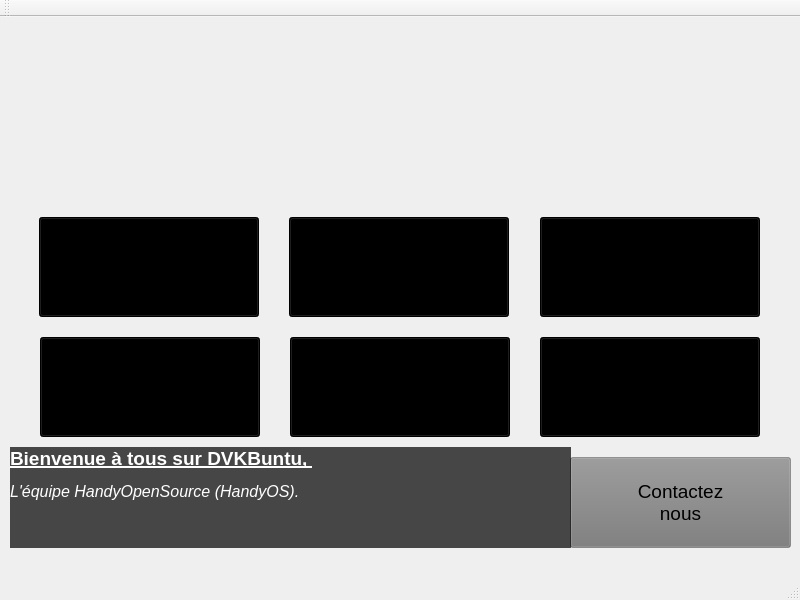
<?xml version="1.0" encoding="UTF-8"?>
<ui version="4.0">
 <class>MainWindow</class>
 <widget class="QMainWindow" name="MainWindow">
  <property name="windowModality">
   <enum>Qt::NonModal</enum>
  </property>
  <property name="enabled">
   <bool>true</bool>
  </property>
  <property name="geometry">
   <rect>
    <x>0</x>
    <y>0</y>
    <width>800</width>
    <height>600</height>
   </rect>
  </property>
  <property name="minimumSize">
   <size>
    <width>800</width>
    <height>600</height>
   </size>
  </property>
  <property name="maximumSize">
   <size>
    <width>800</width>
    <height>600</height>
   </size>
  </property>
  <property name="font">
   <font>
    <pointsize>14</pointsize>
   </font>
  </property>
  <property name="contextMenuPolicy">
   <enum>Qt::NoContextMenu</enum>
  </property>
  <property name="windowTitle">
   <string>DVKBuntu Acceuil</string>
  </property>
  <property name="windowIcon">
   <iconset resource="resources.qrc">
    <normaloff>:/images/Logo.png</normaloff>:/images/Logo.png</iconset>
  </property>
  <property name="toolTip">
   <string/>
  </property>
  <property name="layoutDirection">
   <enum>Qt::LeftToRight</enum>
  </property>
  <property name="autoFillBackground">
   <bool>false</bool>
  </property>
  <property name="styleSheet">
   <string notr="true">QMainWindow {
background-image: url(:/images/DVKBuntu-etoiles-filantes.jpg);
}</string>
  </property>
  <widget class="QWidget" name="centralWidget">
   <property name="enabled">
    <bool>true</bool>
   </property>
   <property name="contextMenuPolicy">
    <enum>Qt::NoContextMenu</enum>
   </property>
   <property name="styleSheet">
    <string notr="true">QWidget{
background-image: rgba(255, 255, 255, 0);
}</string>
   </property>
   <widget class="QPushButton" name="OuvrirChromium">
    <property name="geometry">
     <rect>
      <x>39</x>
      <y>200</y>
      <width>220</width>
      <height>100</height>
     </rect>
    </property>
    <property name="font">
     <font>
      <pointsize>14</pointsize>
     </font>
    </property>
    <property name="toolTip">
     <string>&lt;html&gt;&lt;head/&gt;&lt;body&gt;&lt;p&gt;Lancement &lt;/p&gt;&lt;p&gt;du navigateur &lt;/p&gt;&lt;p&gt;par défaut&lt;/p&gt;&lt;/body&gt;&lt;/html&gt;</string>
    </property>
    <property name="styleSheet">
     <string notr="true">QPushButton{
background:rgb(0, 0, 0)
}</string>
    </property>
    <property name="text">
     <string>Ouvrir 
Chromium</string>
    </property>
    <property name="icon">
     <iconset theme="chromium-browser"/>
    </property>
    <property name="iconSize">
     <size>
      <width>48</width>
      <height>48</height>
     </size>
    </property>
    <property name="checkable">
     <bool>false</bool>
    </property>
    <property name="autoDefault">
     <bool>true</bool>
    </property>
   </widget>
   <widget class="QPushButton" name="OuvrirKmag">
    <property name="geometry">
     <rect>
      <x>289</x>
      <y>200</y>
      <width>220</width>
      <height>100</height>
     </rect>
    </property>
    <property name="font">
     <font>
      <pointsize>14</pointsize>
     </font>
    </property>
    <property name="toolTip">
     <string>&lt;!DOCTYPE HTML PUBLIC &quot;-//W3C//DTD HTML 4.0//EN&quot; &quot;http://www.w3.org/TR/REC-html40/strict.dtd&quot;&gt;
&lt;html&gt;&lt;head&gt;&lt;meta name=&quot;qrichtext&quot; content=&quot;1&quot; /&gt;&lt;style type=&quot;text/css&quot;&gt;
p, li { white-space: pre-wrap; }
&lt;/style&gt;&lt;/head&gt;&lt;body style=&quot; font-family:'Noto Sans'; font-size:14pt; font-weight:400; font-style:normal;&quot;&gt;
&lt;p style=&quot; margin-top:0px; margin-bottom:0px; margin-left:0px; margin-right:0px; -qt-block-indent:0; text-indent:0px;&quot;&gt;&lt;span style=&quot; font-size:10pt;&quot;&gt;Ouverture &lt;/span&gt;&lt;/p&gt;
&lt;p style=&quot; margin-top:0px; margin-bottom:0px; margin-left:0px; margin-right:0px; -qt-block-indent:0; text-indent:0px;&quot;&gt;&lt;span style=&quot; font-size:10pt;&quot;&gt;de la loupe&lt;/span&gt;&lt;/p&gt;
&lt;p style=&quot; margin-top:0px; margin-bottom:0px; margin-left:0px; margin-right:0px; -qt-block-indent:0; text-indent:0px;&quot;&gt;&lt;span style=&quot; font-size:10pt;&quot;&gt;d'écran&lt;/span&gt;&lt;/p&gt;&lt;/body&gt;&lt;/html&gt;</string>
    </property>
    <property name="styleSheet">
     <string notr="true">QPushButton{
background:rgb(0, 0, 0)
}</string>
    </property>
    <property name="text">
     <string>Ouvrir 
Kmag</string>
    </property>
    <property name="icon">
     <iconset theme="kmag">
      <normaloff>.</normaloff>.</iconset>
    </property>
    <property name="iconSize">
     <size>
      <width>48</width>
      <height>48</height>
     </size>
    </property>
   </widget>
   <widget class="QPushButton" name="ConfigORCA">
    <property name="geometry">
     <rect>
      <x>540</x>
      <y>200</y>
      <width>220</width>
      <height>100</height>
     </rect>
    </property>
    <property name="font">
     <font>
      <pointsize>14</pointsize>
     </font>
    </property>
    <property name="toolTip">
     <string>&lt;html&gt;&lt;head/&gt;&lt;body&gt;&lt;p&gt;Lancer la&lt;/p&gt;&lt;p&gt;Configuration&lt;/p&gt;&lt;p&gt;des paramètres &lt;/p&gt;&lt;p&gt;d'accessibilités&lt;/p&gt;&lt;/body&gt;&lt;/html&gt;</string>
    </property>
    <property name="styleSheet">
     <string notr="true">QPushButton{
background:rgb(0, 0, 0)
}</string>
    </property>
    <property name="text">
     <string>Accès
Handicap</string>
    </property>
    <property name="icon">
     <iconset theme="orca">
      <normaloff>.</normaloff>.</iconset>
    </property>
    <property name="iconSize">
     <size>
      <width>48</width>
      <height>48</height>
     </size>
    </property>
   </widget>
   <widget class="QPushButton" name="OuvrirSiteWeb">
    <property name="geometry">
     <rect>
      <x>40</x>
      <y>320</y>
      <width>220</width>
      <height>100</height>
     </rect>
    </property>
    <property name="font">
     <font>
      <pointsize>14</pointsize>
     </font>
    </property>
    <property name="toolTip">
     <string>&lt;html&gt;&lt;head/&gt;&lt;body&gt;&lt;p&gt;Ouverture&lt;/p&gt;&lt;p&gt;du site web&lt;/p&gt;&lt;p&gt;DVKBuntu&lt;/p&gt;&lt;/body&gt;&lt;/html&gt;</string>
    </property>
    <property name="styleSheet">
     <string notr="true">QPushButton{
background:rgb(0, 0, 0)
}</string>
    </property>
    <property name="text">
     <string>Ouvrir
Site Web</string>
    </property>
    <property name="icon">
     <iconset resource="resources.qrc">
      <normaloff>:/images/Logo.png</normaloff>:/images/Logo.png</iconset>
    </property>
    <property name="iconSize">
     <size>
      <width>48</width>
      <height>48</height>
     </size>
    </property>
   </widget>
   <widget class="QPushButton" name="Discord">
    <property name="geometry">
     <rect>
      <x>540</x>
      <y>320</y>
      <width>220</width>
      <height>100</height>
     </rect>
    </property>
    <property name="font">
     <font>
      <pointsize>14</pointsize>
     </font>
    </property>
    <property name="toolTip">
     <string>&lt;html&gt;&lt;head/&gt;&lt;body&gt;&lt;p&gt;Accès au&lt;/p&gt;&lt;p&gt;Discord de&lt;/p&gt;&lt;p&gt;DVKBuntu&lt;/p&gt;&lt;/body&gt;&lt;/html&gt;</string>
    </property>
    <property name="styleSheet">
     <string notr="true">QPushButton{
background:rgb(0, 0, 0)
}</string>
    </property>
    <property name="text">
     <string>Rejoindre
Discord </string>
    </property>
    <property name="icon">
     <iconset resource="resources.qrc">
      <normaloff>:/images/Discord.svg</normaloff>:/images/Discord.svg</iconset>
    </property>
    <property name="iconSize">
     <size>
      <width>48</width>
      <height>48</height>
     </size>
    </property>
   </widget>
   <widget class="QPushButton" name="Forum">
    <property name="geometry">
     <rect>
      <x>290</x>
      <y>320</y>
      <width>220</width>
      <height>100</height>
     </rect>
    </property>
    <property name="font">
     <font>
      <pointsize>14</pointsize>
     </font>
    </property>
    <property name="toolTip">
     <string>&lt;html&gt;&lt;head/&gt;&lt;body&gt;&lt;p&gt;Accès aux&lt;/p&gt;&lt;p&gt;forum de &lt;/p&gt;&lt;p&gt;DVKBuntu&lt;/p&gt;&lt;/body&gt;&lt;/html&gt;</string>
    </property>
    <property name="styleSheet">
     <string notr="true">QPushButton{
background:rgb(0, 0, 0)
}</string>
    </property>
    <property name="text">
     <string>Ouvrir
au forum</string>
    </property>
    <property name="icon">
     <iconset resource="resources.qrc">
      <normaloff>:/images/Forum.png</normaloff>:/images/Forum.png</iconset>
    </property>
    <property name="iconSize">
     <size>
      <width>48</width>
      <height>48</height>
     </size>
    </property>
   </widget>
   <widget class="QPushButton" name="Contacts">
    <property name="geometry">
     <rect>
      <x>570</x>
      <y>440</y>
      <width>221</width>
      <height>91</height>
     </rect>
    </property>
    <property name="sizePolicy">
     <sizepolicy hsizetype="Preferred" vsizetype="Preferred">
      <horstretch>0</horstretch>
      <verstretch>0</verstretch>
     </sizepolicy>
    </property>
    <property name="font">
     <font>
      <pointsize>14</pointsize>
     </font>
    </property>
    <property name="layoutDirection">
     <enum>Qt::LeftToRight</enum>
    </property>
    <property name="autoFillBackground">
     <bool>false</bool>
    </property>
    <property name="styleSheet">
     <string notr="true">QPushButton{
background:rgba(120, 120, 120, 120)
}</string>
    </property>
    <property name="text">
     <string>Contactez 
nous</string>
    </property>
    <property name="icon">
     <iconset resource="resources.qrc">
      <normaloff>:/images/Mail.svg</normaloff>:/images/Mail.svg</iconset>
    </property>
    <property name="iconSize">
     <size>
      <width>48</width>
      <height>48</height>
     </size>
    </property>
   </widget>
   <widget class="QLabel" name="label">
    <property name="geometry">
     <rect>
      <x>10</x>
      <y>430</y>
      <width>561</width>
      <height>101</height>
     </rect>
    </property>
    <property name="styleSheet">
     <string notr="true">QLabel{
background: rgba(0, 0, 0, 180);
}</string>
    </property>
    <property name="text">
     <string>&lt;!DOCTYPE HTML PUBLIC &quot;-//W3C//DTD HTML 4.0//EN&quot; &quot;http://www.w3.org/TR/REC-html40/strict.dtd&quot;&gt;
&lt;html&gt;&lt;head&gt;&lt;meta name=&quot;qrichtext&quot; content=&quot;1&quot; /&gt;&lt;style type=&quot;text/css&quot;&gt;
p, li { white-space: pre-wrap; }
&lt;/style&gt;&lt;/head&gt;&lt;body style=&quot; font-family:'Noto Sans'; font-size:12pt; font-weight:400; font-style:normal;&quot;&gt;
&lt;p style=&quot; margin-top:12px; margin-bottom:12px; margin-left:0px; margin-right:0px; -qt-block-indent:0; text-indent:0px;&quot;&gt;&lt;span style=&quot; font-size:14pt; font-weight:600; text-decoration: underline; color:#ffffff;&quot;&gt;Bienvenue à tous sur DVKBuntu, &lt;/span&gt;&lt;/p&gt;
&lt;p style=&quot; margin-top:12px; margin-bottom:12px; margin-left:0px; margin-right:0px; -qt-block-indent:0; text-indent:0px;&quot;&gt;&lt;span style=&quot; font-style:italic; color:#ffffff;&quot;&gt;L'équipe HandyOpenSource (HandyOS).&lt;/span&gt;&lt;/p&gt;
&lt;p style=&quot; margin-top:12px; margin-bottom:12px; margin-left:0px; margin-right:0px; -qt-block-indent:0; text-indent:0px;&quot;&gt;&lt;span style=&quot; font-size:16pt; font-weight:600; color:#ffffff;&quot;&gt;&lt;br /&gt;&lt;/span&gt;&lt;/p&gt;&lt;/body&gt;&lt;/html&gt;</string>
    </property>
   </widget>
  </widget>
  <widget class="QToolBar" name="mainToolBar">
   <attribute name="toolBarArea">
    <enum>TopToolBarArea</enum>
   </attribute>
   <attribute name="toolBarBreak">
    <bool>false</bool>
   </attribute>
  </widget>
  <widget class="QStatusBar" name="statusBar"/>
 </widget>
 <layoutdefault spacing="6" margin="11"/>
 <resources>
  <include location="resources.qrc"/>
 </resources>
 <connections/>
</ui>
